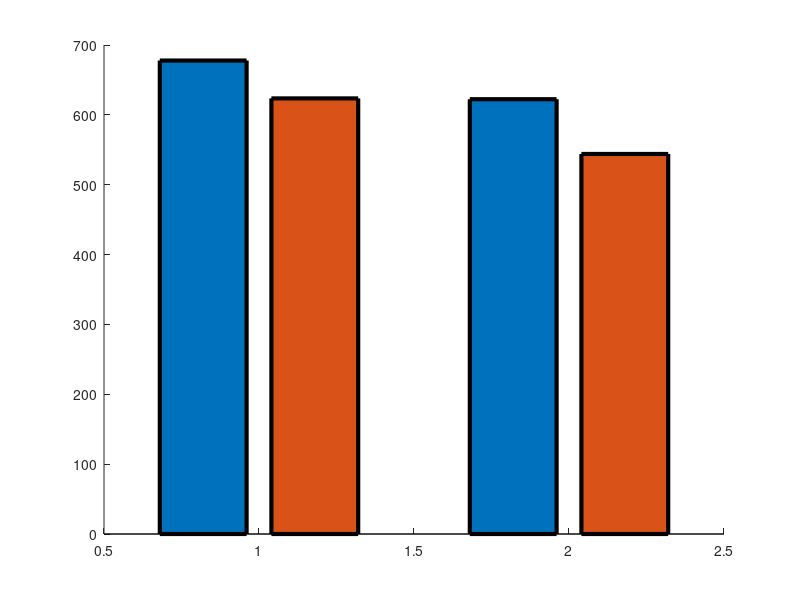

MATLAB code to generate this figure: (Note: this script raises an error after producing the figure.)
clc
clear
close all

%%

DTR_fed = [664.528484398650 661.434748408894 709.621265072213 649.079850588092 659.666189110814 712.924602238765 698.683922953942 666.126579602840];

% DTR_fed = [664.528484398650 661.434748408894 709.621265072213 667.939869445211 649.079850588092 659.666189110814 712.924602238765 698.683922953942 666.126579602840];

DTR_fasted = [621.235266430550 682.211564851960 608.670759041570 601.769082276858 583.614874595042 610.304653971274 591.440318188470 689.155922703436];

% DTR_fasted = [682.211564851960 621.235266430550 591.440318188470 608.670759041570 583.614874595042 601.769082276858 631.321676590102 610.304653971274 689.155922703436];

control_fed = [684.167078816214 613.416970918848 642.835089854995 588.793984765402 582.758295936355];

% control_fed = [684.167078816214 613.416970918848 537.967699383744 642.835089854995 577.990249971475 588.793984765402 582.758295936355];

control_fasted = [573.604179884029 600.218329673847 617.068354016641 395.424123305519 533.756903935411];

% control_fasted = [573.604179884029 544.522220664496 600.218329673847 395.424123305519 533.756903935411 617.068354016641];

%%

figure;
hold on

control = [control_fed' control_fasted'];
DTR = [DTR_fed' DTR_fasted'];

model_series = [mean(DTR_fed) mean(DTR_fasted); mean(control_fed) mean(control_fasted)];
model_error = [std(DTR_fed)/sqrt(9) std(DTR_fasted)/sqrt(9); std(control_fed)/sqrt(7) std(control_fasted)/sqrt(6)];

b = bar(model_series,'linewidth',3);
b(1).FaceColor = '#C6D6EA';
b(2).FaceColor = '#719DC9';

for k = 1:size(DTR,1)
    plot([0.8571, 1.1429],DTR(k,:),'marker','o','markersize',2,...
        'markeredgecolor',[0.75 0.75 0.75],'markerfacecolor',[0.75 0.75 0.75],...
        'linestyle','-','color',[0.75 0.75 0.75 0.9],'linewidth',3);
end

for k = 1:size(control,1)
    plot([1.8571, 2.1429],control(k,:),'marker','o','markersize',2,...
        'markeredgecolor',[0.75 0.75 0.75],'markerfacecolor',[0.75 0.75 0.75],...
        'linestyle','-','color',[0.75 0.75 0.75 0.9],'linewidth',3);
end

errorbar([0.8571 1.1429; 1.8571 2.1429],model_series,model_error,'k','linestyle','none','linewidth',3,'CapSize',15);

ax = gca;
ax.LineWidth = 2;
ax.FontSize = 15;
ax.FontWeight = 'bold';

ylabel('bpm','FontSize',15,'FontWeight','bold');
title({'Heart Rate','',''},'FontSize',20,'FontWeight','bold','color','k')

xticks([1 2])
xticklabels({'DTR+','DTR-'})


%%

DTR_fed = [7.24310531330512 5.96297907979153 12.7718015304881 24.9999607879444 32.6925745718038 12.4724476901758 13.2191964647053 16.5075753901392];

% DTR_fed = [7.24310531330512 5.96297907979153 12.7718015304881 14.5447820686904 24.9999607879444 32.6925745718038 12.4724476901758 13.2191964647053 16.5075753901392];

DTR_fasted = [12.7407562915327 6.86105416746326 22.4181141286098 19.5095262240248 39.6940037116450 16.0023856246178 34.9891218529106 23.1875469647140];

% DTR_fasted = [6.86105416746326 12.7407562915327 34.9891218529106 22.4181141286098 39.6940037116450 19.5095262240248 9.96922551225401 16.0023856246178 23.1875469647140];

control_fed = [4.44642428234689 4.21302843695219 12.6565655984505 20.1307304123513 25.5085398266219];

% control_fed = [4.44642428234689 4.21302843695219 14.2626718555203 12.6565655984505 13.7138580682068 20.1307304123513 25.5085398266219];

control_fasted = [9.39040279062771 26.9390303431543 6.20146262016181 38.6412744532207 15.5103958542485];

% control_fasted = [9.39040279062771 12.5869784501544 26.9390303431543 38.6412744532207 15.5103958542485 6.20146262016181];

%%

figure;
hold on

control = [control_fed' control_fasted'];
DTR = [DTR_fed' DTR_fasted'];

model_series = [mean(DTR_fed) mean(DTR_fasted); mean(control_fed) mean(control_fasted)];
model_error = [std(DTR_fed)/sqrt(9) std(DTR_fasted)/sqrt(9); std(control_fed)/sqrt(7) std(control_fasted)/sqrt(6)];

b = bar(model_series,'linewidth',3);
b(1).FaceColor = '#C6D6EA';
b(2).FaceColor = '#719DC9';

for k = 1:size(DTR,1)
    plot([0.8571, 1.1429],DTR(k,:),'marker','o','markersize',2,...
        'markeredgecolor',[0.75 0.75 0.75],'markerfacecolor',[0.75 0.75 0.75],...
        'linestyle','-','color',[0.75 0.75 0.75 0.9],'linewidth',3);
end

for k = 1:size(control,1)
    plot([1.8571, 2.1429],control(k,:),'marker','o','markersize',2,...
        'markeredgecolor',[0.75 0.75 0.75],'markerfacecolor',[0.75 0.75 0.75],...
        'linestyle','-','color',[0.75 0.75 0.75 0.9],'linewidth',3);
end

errorbar([0.8571 1.1429; 1.8571 2.1429],model_series,model_error,'k','linestyle','none','linewidth',3,'CapSize',15);

ax = gca;
ax.LineWidth = 2;
ax.FontSize = 15;
ax.FontWeight = 'bold';

ylabel('RMSSD (ms)','FontSize',15,'FontWeight','bold');
title({'Heart Rate Variability','',''},'FontSize',20,'FontWeight','bold','color','k')

xticks([1 2])
xticklabels({'DTR+','DTR-'})

%%

[h_HR_1, p_HR_1, ci_HR_1, stats_HR_1] = ttest(DTR_fed, DTR_fasted)

[h_HR_2, p_HR_2, ci_HR_2, stats_HR_2] = ttest(control_fed, control_fasted)

[h_HR_3, p_HR_3, ci_HR_3, stats_HR_3] = ttest2(DTR_fed,control_fed)

[h_HR_4, p_HR_4, ci_HR_4, stats_HR_4] = ttest2(DTR_fasted,control_fasted)


